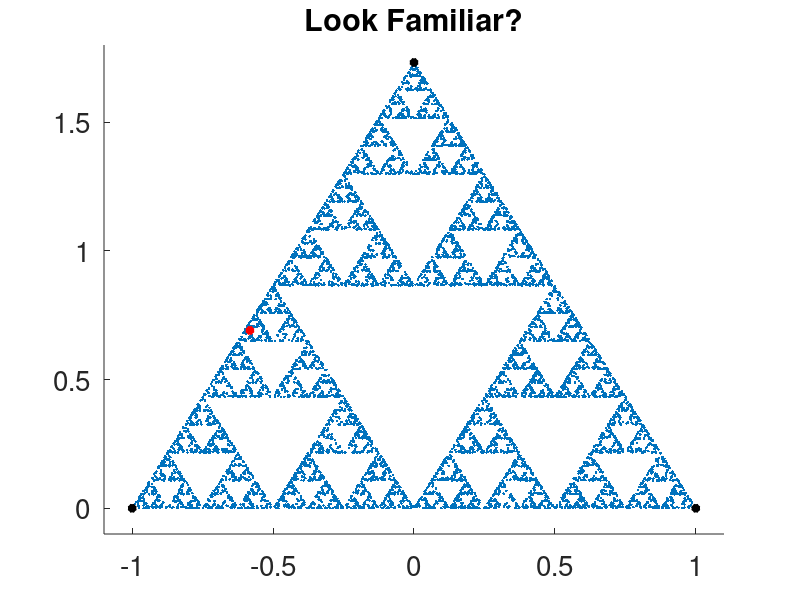

The MATLAB source for this figure:
% Play the "Chaos Game" by picking a random point inside an equilateral
% triangle then choosing one of the vertices at random, making a new point
% halfway between the previous one and the chosen vertex, and repeating.
%
% Note: If the first point is outside the triangle, this will still work
% fine.

tic
n = 10000;

% Select an initial point
y(1) = rand()*sqrt(3);
x(1) = (1 - 2*rand())*(sqrt(3) - y(1))/sqrt(3);

% Run the Gillespie Algorithm to determin each following point
for i = 2:n
    switch(randi([1,3]))
        case 1
            x(i) = 0.5 * (-1 - x(i - 1));
            y(i) = 0.5 * y(i - 1);
        case 2
            x(i) = 0.5 * x(i - 1);
            y(i) = y(i - 1) + 0.5 * (sqrt(3) - y(i - 1));
        case 3
            x(i) = 0.5 * (1 - x(i - 1));
            y(i) = 0.5 * y(i - 1);
    end
end

%Plot your output
f = figure();
hold on;
plot(x,y,'.','LineWidth',0.1);
plot([-1,0,1],[0,sqrt(3),0],'k*','LineWidth',3);
plot(x(1),y(1),'r*','LineWidth',3);
axis([-1.1,1.1,-0.1,1.8]);
set(gca,'FontSize',20);
title('Look Familiar?');
toc